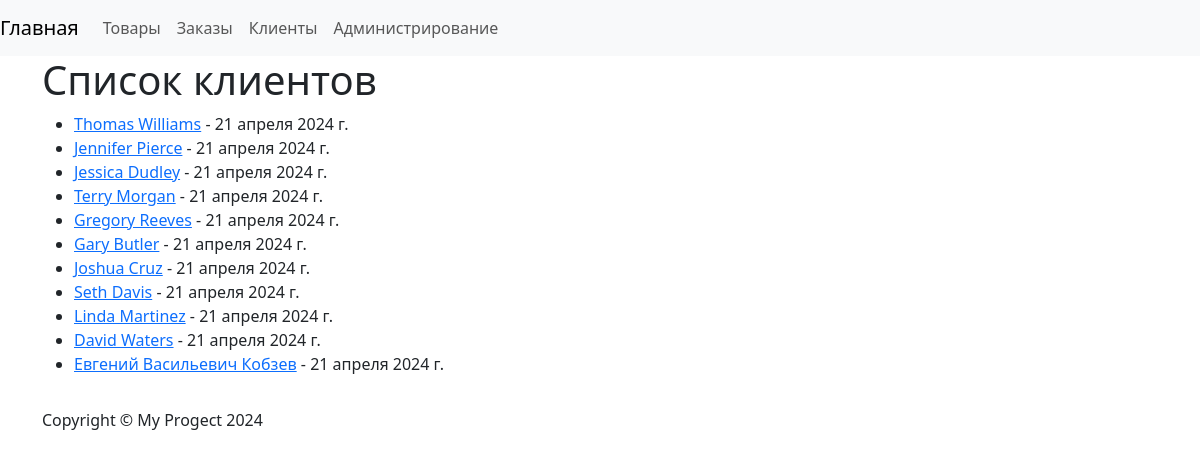
Screenshot of /customers/list/ with the database file from the repository.
### customers/models.py (models this page shows, shortened)
class Customer(models.Model):
    name = models.CharField(max_length=255, verbose_name='Имя клиента')
    email = models.EmailField(verbose_name='Почтовый адрес')
    phone_number = models.CharField(max_length=15, verbose_name='Номер телефона')
    address = models.TextField(verbose_name='Адрес')
    registration_date = models.DateField(auto_now_add=True, verbose_name='Дата регистрации')
    class Meta:
        verbose_name = 'Клиент'
        verbose_name_plural = 'Клиенты'

### customers/views.py (the view)
# urls.py: path('list/', fetch_customer_list, name='customer_list'),
def fetch_customer_list(request):
    customers = Customer.objects.all()
    return render(request, 'customers/customer_list.html', {'customers': customers})

### customers/templates/customers/customer_list.html (shortened to what this page needs)
{% extends 'base.html' %}
{% block content %}
    <h1>Список клиентов</h1>
    <ul>
        {% for customer in customers %}
        <li>
            <a href="{% url 'customer_view' customer.id %}">{{ customer.name }}</a> - {{ customer.registration_date }}
        </li>
        {% empty %}
        <li>Список клиентов пуст</li>
        {% endfor %}
    </ul>
{% endblock %}

### rows the page displays
Customer: name "Thomas Williams", registration_date "21 апреля 2024 г."
Customer: name "Jennifer Pierce", registration_date "21 апреля 2024 г."
Customer: name "Jessica Dudley", registration_date "21 апреля 2024 г."
Customer: name "Terry Morgan", registration_date "21 апреля 2024 г."
Customer: name "Gregory Reeves", registration_date "21 апреля 2024 г."
Customer: name "Gary Butler", registration_date "21 апреля 2024 г."
Customer: name "Joshua Cruz", registration_date "21 апреля 2024 г."
Customer: name "Seth Davis", registration_date "21 апреля 2024 г."
Customer: name "Linda Martinez", registration_date "21 апреля 2024 г."
Customer: name "David Waters", registration_date "21 апреля 2024 г."
Customer: name "Евгений Васильевич Кобзев", registration_date "21 апреля 2024 г."
